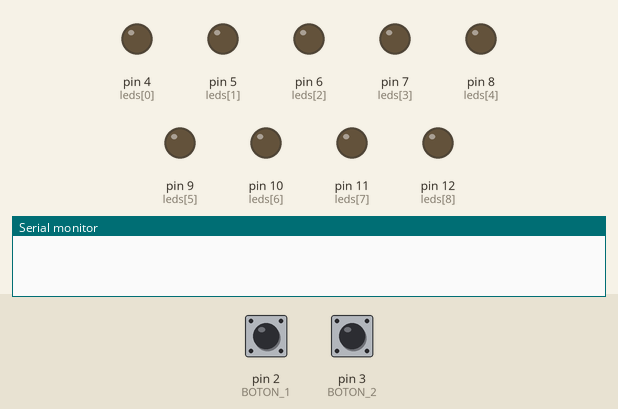
Simulated run of this sketch. Board: Arduino Uno, built with avr-gcc and run on an emulated ATmega328P. Parts: output pins drawn as LEDs (lit = HIGH), the last lines printed to the serial monitor. The inputs (shaded band) are chosen by the test bench; at power-on: pin 2 (BOTON_1) LOW, pin 3 (BOTON_2) LOW.

Above: at 1.2 s.
1.3 s: pin 2 (BOTON_1) pulled HIGH for 0.15 s
At 6.1 s:
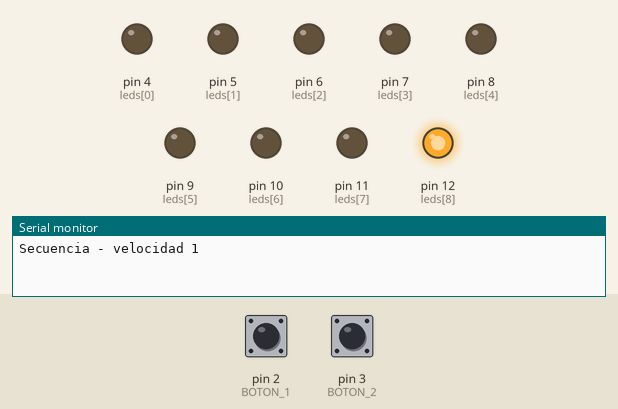
At 10.6 s:
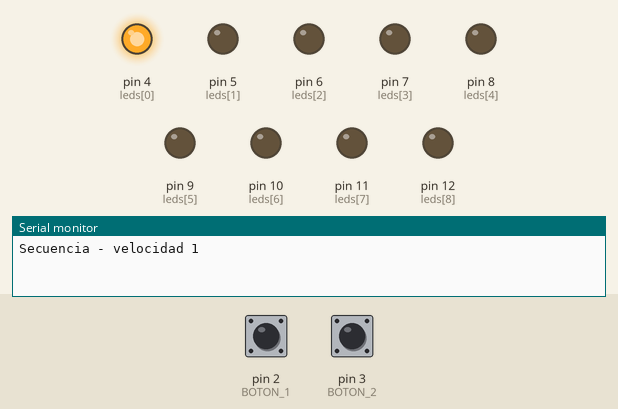
Timing chart, 0 to 30.8 s (numbered marks = the images above; inputs shaded):
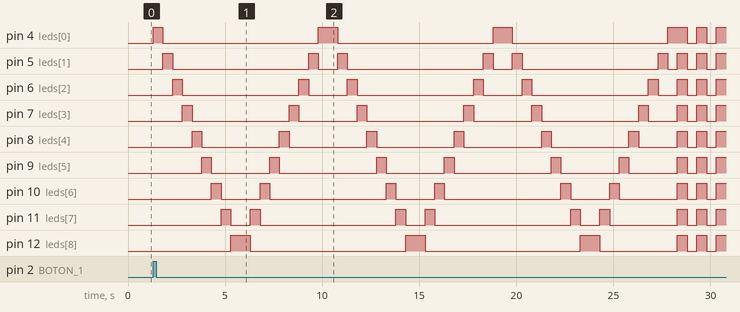

The sketch:

Parte2_Practica4.ino
```cpp
// Definiciones de los botones y las velocidades
#define BOTON_1 2 // Botón 1 conectado al pin 2
#define BOTON_2 3 // Botón 2 conectado al pin 3
#define VELOCIDAD_1 500 // Velocidad de secuencia para el botón 1
#define VELOCIDAD_2 VELOCIDAD_1 * 2 // Velocidad de secuencia para el botón 2
#define NUM_LEDS 9 // Número de LEDs

// Array que contiene los pines de los LEDs
int leds[NUM_LEDS] = {4, 5, 6, 7, 8, 9, 10, 11, 12};

// Función de configuración que se ejecuta una vez al inicio
void setup() {
  // Configuración de los pines de los botones como entradas
  pinMode(BOTON_1, INPUT);
  pinMode(BOTON_2, INPUT);

  // Configuración de los pines de los LEDs como salidas
  for (int i = 0; i < NUM_LEDS; i++) {
    pinMode(leds[i], OUTPUT);
  }

  // Inicio de la comunicación serial
  Serial.begin(9600);
}

// Función de bucle que se ejecuta continuamente
void loop() {
  // Velocidad de secuencia inicial
  int velocidad = 0;

  // Verificación de si los botones están presionados
  if (digitalRead(BOTON_1) == HIGH) {
    // Si el botón 1 está presionado, establece la velocidad a VELOCIDAD_1
    velocidad = VELOCIDAD_1;
    Serial.println("Secuencia - velocidad 1");
  } else if (digitalRead(BOTON_2) == HIGH) {
    // Si el botón 2 está presionado, establece la velocidad a VELOCIDAD_2
    velocidad = VELOCIDAD_2;
    Serial.println("Secuencia - velocidad 2");
  }

  // Si se ha seleccionado una velocidad
  if (velocidad > 0) {
    // Realiza la secuencia de izquierda a derecha y de derecha a izquierda tres veces
    for (int j = 0; j < 3; j++) {
      for (int i = 0; i < NUM_LEDS; i++) {
        digitalWrite(leds[i], HIGH); // Enciende el LED
        delay(velocidad); // Espera el tiempo correspondiente a la velocidad de secuencia
        digitalWrite(leds[i], LOW); // Apaga el LED
      }
      for (int i = NUM_LEDS - 1; i >= 0; i--) {
        digitalWrite(leds[i], HIGH); // Enciende el LED
        delay(velocidad); // Espera el tiempo correspondiente a la velocidad de secuencia
        digitalWrite(leds[i], LOW); // Apaga el LED
      }
    }

    // Realiza el parpadeo de todos los LEDs tres veces
    for (int j = 0; j < 3; j++) {
      for (int i = 0; i < NUM_LEDS; i++) {
        digitalWrite(leds[i], HIGH); // Enciende todos los LEDs
      }
      delay(velocidad); // Espera el tiempo correspondiente a la velocidad de secuencia
      for (int i = 0; i < NUM_LEDS; i++) {
        digitalWrite(leds[i], LOW); // Apaga todos los LEDs
      }
      delay(velocidad); // Espera el tiempo correspondiente a la velocidad de secuencia
    }
  }
}
```

Measured:
- after the input at 1.3 s, pin 4 (leds[0]): goes HIGH 0.50 s, 3 × (LOW 8.0 s, HIGH 1.0 s), LOW 0.50 s, HIGH 0.50 s, LOW 0.50 s, then HIGH, starting at once; pin 5 (leds[1]): LOW → HIGH after 0.50 s, then repeats every 9.0 s: LOW 7.0 s, HIGH 0.50 s, LOW 1.0 s, HIGH 0.50 s
